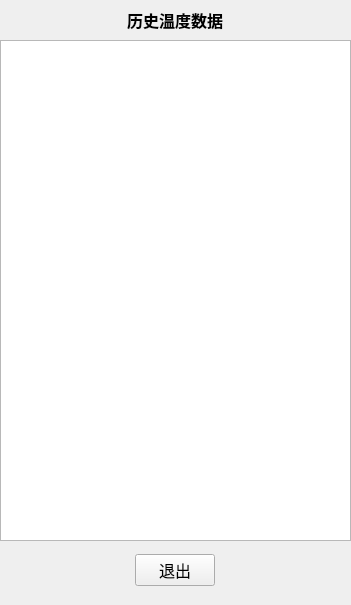
<?xml version="1.0" encoding="UTF-8"?>
<ui version="4.0">
 <class>history_temp</class>
 <widget class="QWidget" name="history_temp">
  <property name="geometry">
   <rect>
    <x>0</x>
    <y>0</y>
    <width>351</width>
    <height>605</height>
   </rect>
  </property>
  <property name="windowTitle">
   <string>Historical temperature</string>
  </property>
  <widget class="QTableView" name="tableView">
   <property name="geometry">
    <rect>
     <x>0</x>
     <y>40</y>
     <width>351</width>
     <height>501</height>
    </rect>
   </property>
  </widget>
  <widget class="QWidget" name="horizontalLayoutWidget">
   <property name="geometry">
    <rect>
     <x>-1</x>
     <y>540</y>
     <width>351</width>
     <height>61</height>
    </rect>
   </property>
   <layout class="QHBoxLayout" name="horizontalLayout">
    <item>
     <spacer name="horizontalSpacer">
      <property name="orientation">
       <enum>Qt::Horizontal</enum>
      </property>
      <property name="sizeHint" stdset="0">
       <size>
        <width>40</width>
        <height>20</height>
       </size>
      </property>
     </spacer>
    </item>
    <item>
     <widget class="QPushButton" name="pushButton">
      <property name="font">
       <font>
        <family>Arial</family>
        <pointsize>12</pointsize>
       </font>
      </property>
      <property name="text">
       <string>退出</string>
      </property>
     </widget>
    </item>
    <item>
     <spacer name="horizontalSpacer_2">
      <property name="orientation">
       <enum>Qt::Horizontal</enum>
      </property>
      <property name="sizeHint" stdset="0">
       <size>
        <width>40</width>
        <height>20</height>
       </size>
      </property>
     </spacer>
    </item>
   </layout>
  </widget>
  <widget class="QWidget" name="horizontalLayoutWidget_2">
   <property name="geometry">
    <rect>
     <x>-1</x>
     <y>0</y>
     <width>351</width>
     <height>41</height>
    </rect>
   </property>
   <layout class="QHBoxLayout" name="horizontalLayout_2">
    <item>
     <spacer name="horizontalSpacer_3">
      <property name="orientation">
       <enum>Qt::Horizontal</enum>
      </property>
      <property name="sizeHint" stdset="0">
       <size>
        <width>40</width>
        <height>20</height>
       </size>
      </property>
     </spacer>
    </item>
    <item>
     <widget class="QLabel" name="label">
      <property name="text">
       <string>&lt;html&gt;&lt;head/&gt;&lt;body&gt;&lt;p&gt;&lt;span style=&quot; font-size:12pt; font-weight:600;&quot;&gt;历史温度数据&lt;/span&gt;&lt;/p&gt;&lt;/body&gt;&lt;/html&gt;</string>
      </property>
     </widget>
    </item>
    <item>
     <spacer name="horizontalSpacer_4">
      <property name="orientation">
       <enum>Qt::Horizontal</enum>
      </property>
      <property name="sizeHint" stdset="0">
       <size>
        <width>40</width>
        <height>20</height>
       </size>
      </property>
     </spacer>
    </item>
   </layout>
  </widget>
 </widget>
 <resources/>
 <connections/>
</ui>
